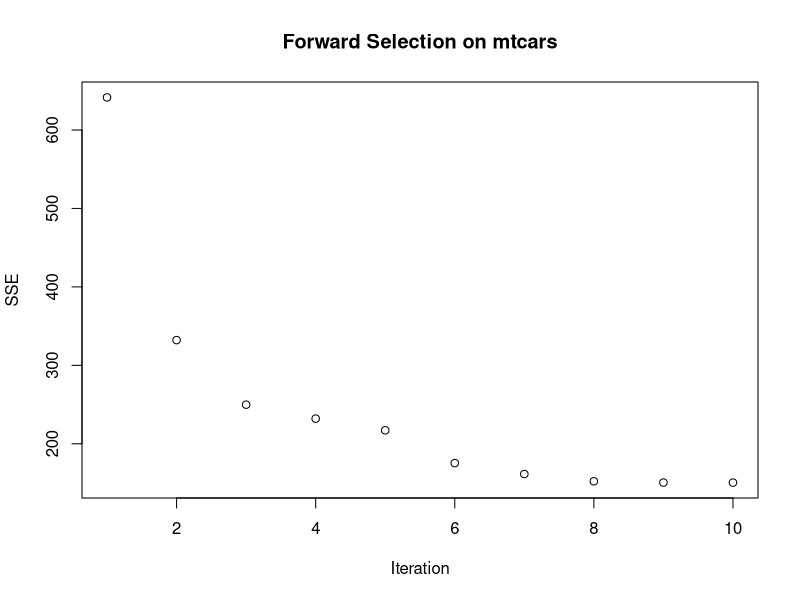

This figure's R source:
#################################
## FORWARD SELECTION ALGORITHM ##
#################################

# Load mtcars dataset
data(mtcars)

# Prepare data
X = as.matrix(mtcars[, -1])  # Remove the mpg column to use as predictors
y = mtcars$mpg               # Use mpg as the dependent variable
n = nrow(X)                  # Number of observations
p = ncol(X)                  # Number of predictors

# Initialize tracking variables
used = rep(FALSE, p)  # Track which predictors are used
var = rep(0, p)       # Track which predictor to add next
bestsse = rep(Inf, p) # Track the best SSE for each predictor, initialize with Inf

# Perform forward selection
for (j in 1:p) {  
  for (i in which(used == FALSE)) {
    used[i] = TRUE
    XX = X[, used, drop = FALSE]  # Select the columns that are marked as 'used'
    
    # Check for rank deficiency
    rank_X = qr(XX)$rank
    if (!is.null(rank_X) && rank_X == ncol(XX)) {
      # Calculate coefficients 'a' using normal equations
      a = solve(t(XX) %*% XX, t(XX) %*% y)
      
      # Compute the fitted values and the error
      yhat = XX %*% a
      error = y - yhat
      sse = sum(error * error)
      
      # Update the best SSE and corresponding predictor if this SSE is smaller
      if (sse < bestsse[j]) {  
        bestsse[j] = sse
        var[j] = i
      }
    }
    used[i] = FALSE  # Reset for the next iteration
  }
  used[var[j]] = TRUE  # Include the best predictor in the model
}

# Plot the best SSE values across iterations
plot(bestsse, main = "Forward Selection on mtcars", xlab = "Iteration", ylab = "SSE")



